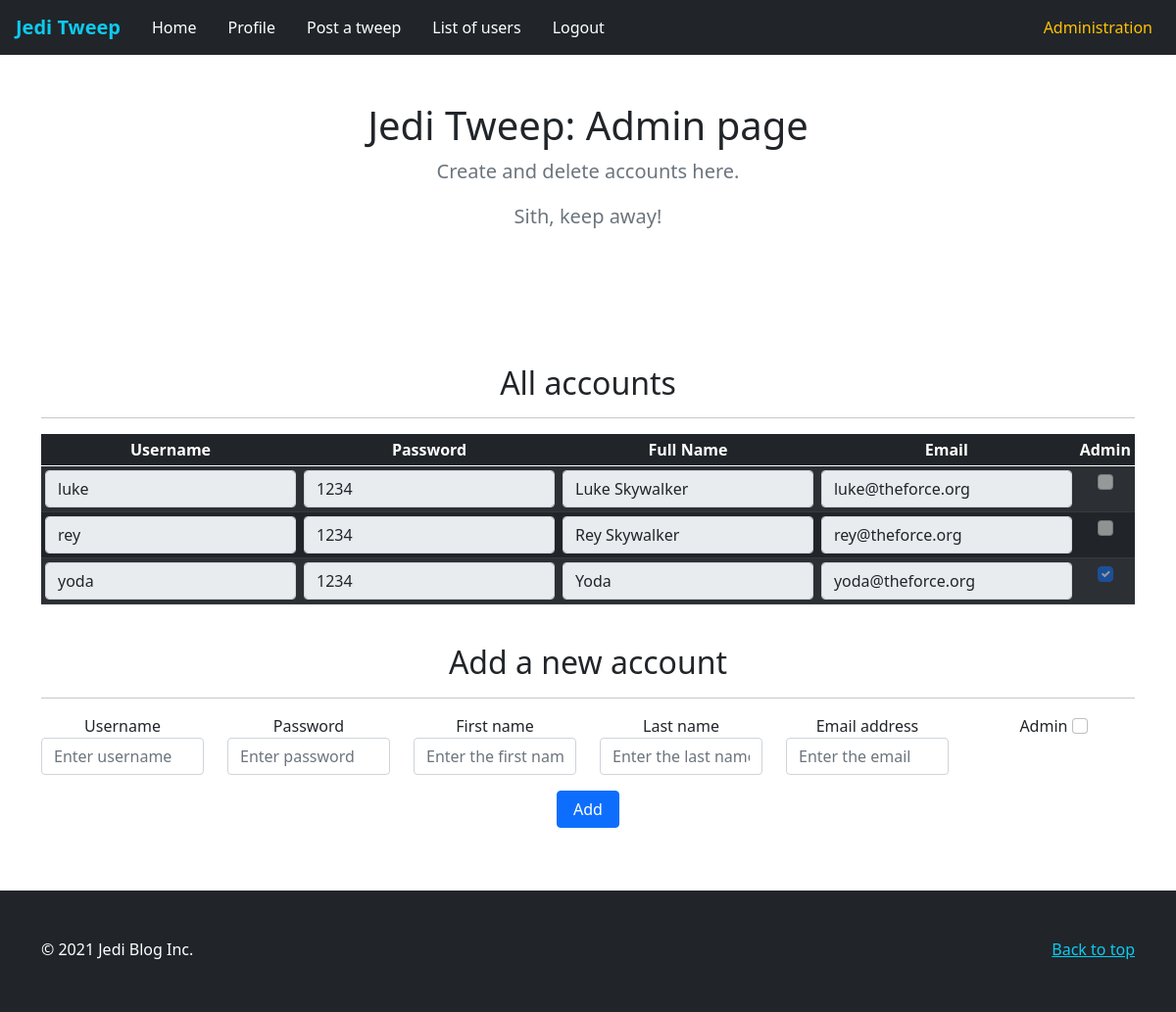
Page /admin.php (signed in) on the committed database.
### tables this page shows
CREATE TABLE `jediuser` (
  `username` varchar(128) NOT NULL,
  `password` varchar(256) NOT NULL,
  `firstname` varchar(128) NOT NULL,
  `lastname` varchar(128) NOT NULL,
  `email` varchar(320) NOT NULL,
  `is_admin` tinyint(1) NOT NULL DEFAULT 0,
  PRIMARY KEY (`username`)
);

### includes/function.php (the view, shortened to what this page needs)
<?php
function displayDbUsers(mysqli_result $result)
{
    $id = 0;
    while ($row = $result->fetch_assoc()) {
        $username = $row['username'];
        $password = $row['password'];
        $full_name = $row['firstname'] . " " . $row['lastname'];
        $email = $row['email'];
        $checked = '';
        if ($row['is_admin']){
            $checked = 'checked';
        }
        $resultDisplay = <<<END
            <tr id="result$id">
            <td>
            <input type="text" class="form-control" value = "$username" disabled>
            </td>
            <td>
            <input type="text" class="form-control" value = "$password" disabled>
            </td>
            <td>
            <input type="text" class="form-control" value = "$full_name" disabled>
            </td>
            <td>
            <input type="text" class="form-control" value = "$email" disabled>
            </td>
            <td>
            <input class="form-check-input" type="checkbox" $checked disabled>
            </td>
            </tr>
        END;
        echo $resultDisplay;
        $id++;
    }
}
?>

### includes/header.php (shortened to what this page needs)
?><!doctype html>
<html lang="en">
<head>
    <link href="https://cdn.jsdelivr.net/npm/bootstrap@5.0.0-beta1/dist/css/bootstrap.min.css" rel="stylesheet">
    <link rel="stylesheet" href="css/custom.css">
</head>
<body>
<header id="pg-header">
    <nav class="navbar navbar-expand navbar-dark bg-dark px-3" aria-label="Second navbar example">
        <a class="navbar-brand text-info" href="index.php"><strong>Jedi Tweep</strong></a>
        <?php
        if (isset($_SESSION["username"])) {
        ?>
        <div class="collapse navbar-collapse" id="navbars">
            <ul class="nav nav-pills">
                <li class="nav-item active">
                    <a class="nav-link text-white" aria-current="page" href="index.php">Home</a>
                </li>
                <li class="nav-item active">
                    <a class="nav-link text-white" aria-current="page" href="profile.php">Profile</a>
                </li>
                <li class="nav-item active">
                    <a class="nav-link text-white" aria-current="page" href="submit-tweep.php">Post a tweep</a>
                </li>
                <li class="nav-item active">
                    <a class="nav-link text-white" aria-current="page" href="users.php">List of users</a>
                </li>
                <li class="nav-item active">
                    <a class="nav-link text-white" aria-current="page" href="includes/logout.php">Logout</a>
                </li>
                    <?php
                }
                ?>
            </ul>
        </div>
        <?php
        if (isset($_SESSION["is-admin"])){
            if ($_SESSION["is-admin"]){
        ?>
        <ul class="navbar-nav">
            <li class="nav-item active">
                <a class="nav-link text-warning" aria-current="page" href="admin.php">Administration</a>
            </li>
        </ul>
        <?php
            }
        }
        ?>
    </nav>
</header>

### admin.php (shortened to what this page needs)
<?php
require_once "includes/header.php";
require_once "includes/db.php";
require_once "includes/function.php";
?>
<main id="pg-main-content" style="min-height: 40em">
    <div class="py-5 text-center container">
        <div class="row">
            <div class="col-lg-6 col-md-8 mx-auto">
                <h1 class="fw-light">Jedi Tweep: Admin page</h1>
                <p class="lead text-muted">Create and delete accounts here.</p>
                <p class="lead text-muted">Sith, keep away!</p>
            </div>
        </div>
    </div>
    <div class="py-5 container text-center">
        <h2 class='fw-light pt-4'>All accounts</h2>
        <hr>
        <form method="post" action="includes/process-account.php">
            <table class="table table-striped table-dark table-hover table-sm">
                <thead>
                <tr>
                    <th scope="col">Username</th>
                    <th scope="col">Password</th>
                    <th scope="col">Full Name</th>
                    <th scope="col">Email</th>
                    <th scope="col">Admin</th>
                </tr>
                </thead>
                <tbody>
                <?php
                if (isset($dbconnection)){
                    $sql = "SELECT * FROM jediuser";
                    $result = $dbconnection->query($sql);
                    if ($result){
                        if ($result->num_rows !== 0){
                            displayDbUsers($result);
                        }
                        else{
                            echo "<p>There are no accounts in the database</p>";
                        }
                    }
                    else{
                        die("Error executing query: ($dbconnection->errno) $dbconnection->error<br>SQL = $sql");
                    }
                }
                ?>
                </tbody>
            </table>
        </form>
        <h2 class='fw-light pt-4'>Add a new account</h2>
        <hr>
        <form method="post" action="includes/process-account.php">
            <div class="row">
                <div class="col-xl-2 col-lg-3 col-md-4 col-sm-10">
                    <label for="admin-username">Username<input type="text" id="admin-username" class="form-control" name="username" placeholder="Enter username" required></label>
                </div>
                <div class="col-xl-2 col-lg-3 col-md-4 col-sm-10">
                    <label for="admin-password">Password<input type="password" id="admin-password" class="form-control" name="password" placeholder="Enter password" required></label>
                </div>
                <div class="col-xl-2 col-lg-3 col-md-4 col-sm-10">
                    <label for="admin-firstname">First name<input type="text" id="admin-firstname" class="form-control" name="firstname" placeholder="Enter the first name" required></label>
                </div>
                <div class="col-xl-2 col-lg-3 col-md-4 col-sm-10">
                    <label for="admin-lastname">Last name<input type="text" id="admin-lastname" class="form-control" name="lastname" placeholder="Enter the last name" required></label>
                </div>
                <div class="col-xl-2 col-lg-3 col-md-4 col-sm-10">
                    <label for="admin-email">Email address<input type="text" id="admin-email" class="form-control" name="email" placeholder="Enter the email" required></label>
                </div>
                <div class="col-xl-2 col-lg-3 col-md-4 col-sm-10">
                    <label for="admin-right">Admin</label>
                    <input class="form-check-input" type="checkbox" id ="admin-right" name="admin-right" value="yes">
                </div>
            </div>
            <div class="row my-3">
                <div class="col-lg-6 col-md-8 mx-auto">
                    <button type="submit" name="admin-account" class="btn btn-primary" style="min-width: 4em">Add</button>
                </div>
            </div>
        </form>
    </div>
</main>
<?php
require_once "includes/footer.php";
?>

### includes/footer.php (shortened to what this page needs)
<footer id="pg-footer" class="text-white py-5 bg-dark">
    <div class="container">
        <p class="float-end mb-1">
            <a href="#" class="text-info">Back to top</a>
        </p>
        <p class="mb-1">&copy; 2021 Jedi Blog Inc.</p>
    </div>
</footer>
</body>
</html>

### rows in the picture
jediuser: username "luke", password "1234", firstname+lastname "Luke Skywalker", email "luke@theforce.org"
jediuser: username "rey", password "1234", firstname+lastname "Rey Skywalker", email "rey@theforce.org"
jediuser: username "yoda", password "1234", firstname+lastname "Yoda", email "yoda@theforce.org"
